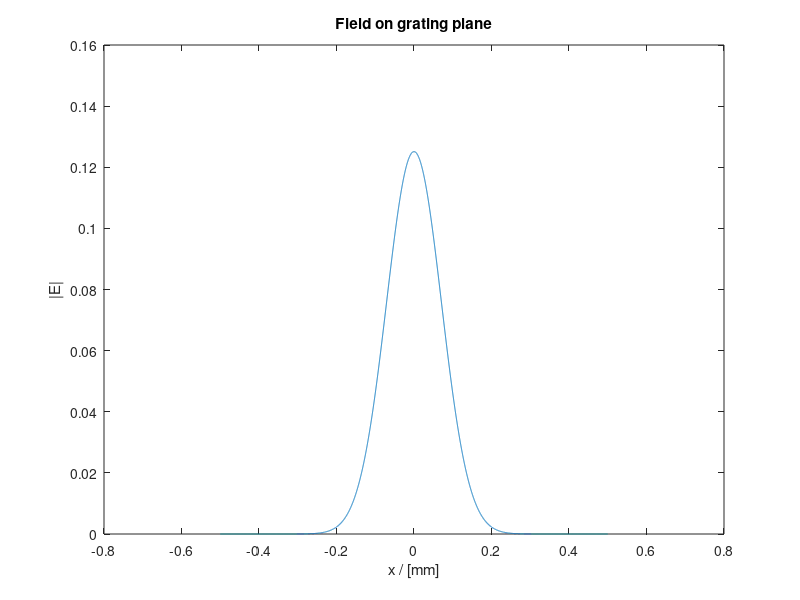

The MATLAB source for this figure: (Note: this script raises an error after producing the figure.)
%% Efficiency of an atom trap by beam tracing method
% Refer to the beam tracing method of derivation of the analytic solution.
% By using the mentioned solution, the efficiency is estimated.

%% Device specification
% Indices [1]
n_air   = 1;
n_clad  = 1.4555;
n_core  = 1.4608;
n_eff   = 1.4635;
dn_g    = 5e-3;

% Heights of the layers [m]
h_clad  = 15e-6;
h_core  = 5e-6;

%% Target specification
lam     = 780e-9;

% distance from the top of the glass.
dist    = 5e-3;

% grating length
len_g   = 2e-3;

%% Specification for environments
% Wavenumbers
k0      = 2*pi*n_air    /   lam;
k0_clad = 2*pi*n_clad   /   lam;
k0_core = 2*pi*n_core   /   lam;

%% Focussed beam feature
% Define grid points
L_x     = 1e-3;   
Nx      = 2^13; 
dx      = L_x / Nx;
x       = (-Nx/2:Nx/2-1)' * dx;
y_focus = dist;

% rotated frame
phi     = 0*pi/180;
x_focus = dist*tan(phi);
x_rot   = (x - x_focus)*cos(phi) - (0 - y_focus)*sin(phi);
y_rot   = (x - x_focus)*sin(phi) + (0 - y_focus)*cos(phi);

% Waist on the surface of the glass
w       = .1e-3;

% % beam waist
% w_0     = sqrt(.5*(w^2 + sqrt(w^4 - 4*(dist*lam/pi/n_air)^2)));

% Rayleigh range(1)
temp_b  = pi*n_air*w^2/lam;
y_R     = .5*( temp_b - sqrt(temp_b^2 - 4*y_focus^2) );

% beam waist(1)
w_0     = real(sqrt( y_R * lam / (pi * n_air) ));
w_rot   = w_0*sqrt(1 + (y_rot./y_R).^2);

% Radius of curvature(y)
R       = y_rot + y_R.^2./y_rot;

% Gouy phase
eta     = atan(y_rot./y_R);
q_inv   = 1./R - 1i*lam./(n_air*pi*w_rot.^2);


% Gaussian beam on the surface of the glass
E      = w_0./w_rot .*exp( -1i*(k0.*y_rot - eta) -1i*k0 * x_rot.^2 .* q_inv/2 );
%%
% checking the shape
figure(1)
plot(x*1e3, abs(E))
xlabel('x / [mm]')
ylabel('|E|')
title('Field on grating plane')

%% Propagation onto the grating plane
k       = linspace(-pi, pi, length(x) )'./(x(2) - x(1));
fprintf('y_R    = %3.3f [mm]\n', mean(y_R)*1e3)
fprintf('w_0    = %3.3f [mm]\n', mean(w_0)*1e3)
fprintf('w_1    = %3.3f [mm]\n', mean(w)*1e3)
fprintf('L_g    = %3.3f [mm]\n', len_g*1e3)

% central frequency to adjust the resolution in fourier space as max(k) >
% wavenumbers, k's.

k_cen   = k0*sin(phi);
E       = E .* exp(1i*k_cen*x);

%%
fprintf('--------------------------------------------------------------\n')
fprintf('Checking for limits of central wavenumber\n')
k_t     = k - k_cen;
fprintf('min(k_t) = %3.3e\n',   min(k_t))
fprintf('k_cen    = %3.3e\n',   - k0*sin(phi))
fprintf('max(k_t) = %3.3e\n',   max(k_t))
fprintf('--------------------------------------------------------------\n')

ky_air  = real( sqrt(k0^2 - k_t.^2) );
ky_clad = real( sqrt(k0_clad^2 - k_t.^2) );
ky_core = real( sqrt(k0_core^2 - k_t.^2) );

%% Propagation onto the target location
phase_air   = asin(k_t/(n_air*k0));
phase_clad  = asin(k_t/(n_clad*k0));
phase_core  = asin(k_t/(n_core*k0));

Ek      = fftshift( fft( fftshift(E) ) );
Ek_grat = exp(-1i*ky_core*h_core/2).*Ek;
Ek_grat = apply_Fresnel(Ek_grat, phase_core, phase_clad, n_core, n_clad, 's');
Ek_grat = exp(-1i*ky_clad*h_clad).*Ek_grat;
Ek_grat = apply_Fresnel(Ek_grat, phase_clad, phase_air, n_clad, n_air, 's');

E_surf  = fftshift(  ifft( fftshift(Ek_grat) )  );

figure(2)
plot(x*1e3, abs(E_surf))
xlabel('x / [mm]')
ylabel('|E|')
title('Field on surface')

Ek_tar  = exp(-1i*ky_air*dist).* Ek_grat;

E_shifted  = fftshift(  ifft( fftshift(Ek_grat) )  );
E_tar  = E_shifted .* exp(-1i*k_cen*x);

figure(3)
plot(x*1e3, abs(E_tar))
xlabel('x / [mm]')
ylabel('|E|')
title('Field on target')

%%
y       = linspace(0, 1.1*dist, 500);
Ek_pro  = exp(-1i*ky_air*y).*(Ek_tar*ones(size(y)));
E_pro   = fftshift(  ifft( fftshift(Ek_pro,1) ),1  ) .* (exp(-1i*k_cen*x) * ones(size(y)));

%%
figure(4); clf;
openfig('/Users/dom/Downloads/Dataset/Figure5.21/Focused_zoomed_in.fig');
contour(x*1e3, y*1e3, abs(E_pro)')
xlabel('x / [mm]')
ylabel('y / [mm]')
shading flat
colorbar
xlim([-.15 .15])

e_norm = abs(E_pro)';
save('prop_data.mat', 'x', 'y', 'e_norm');
